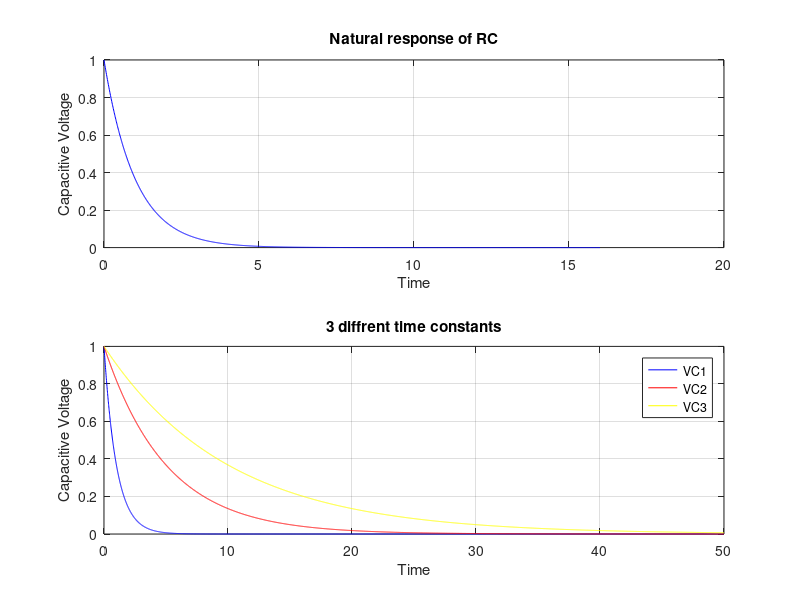
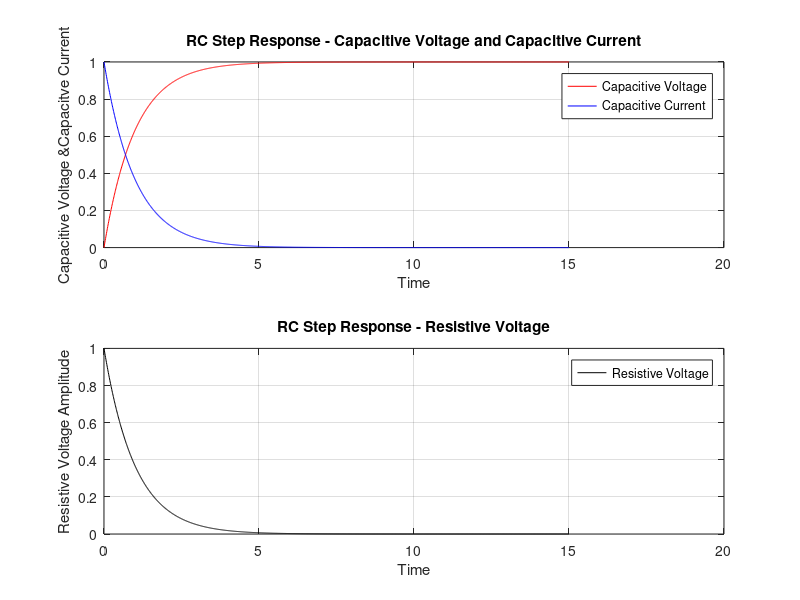
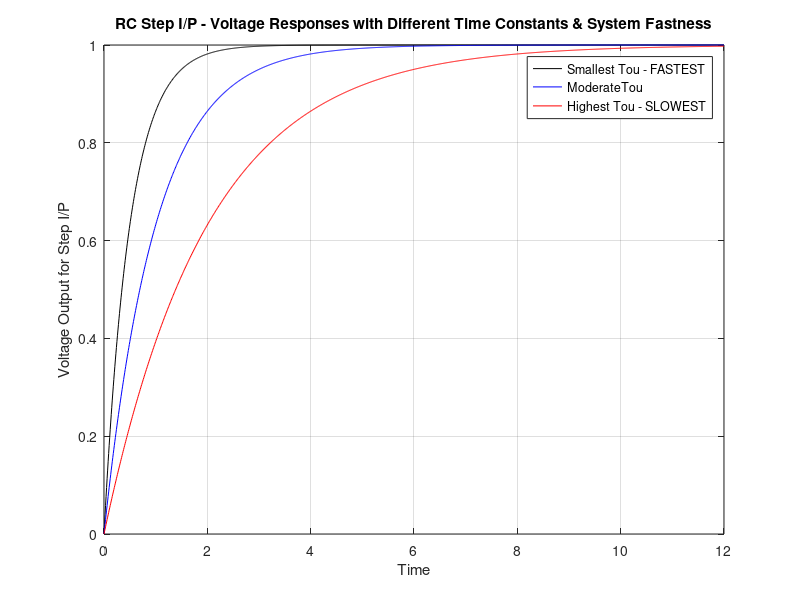
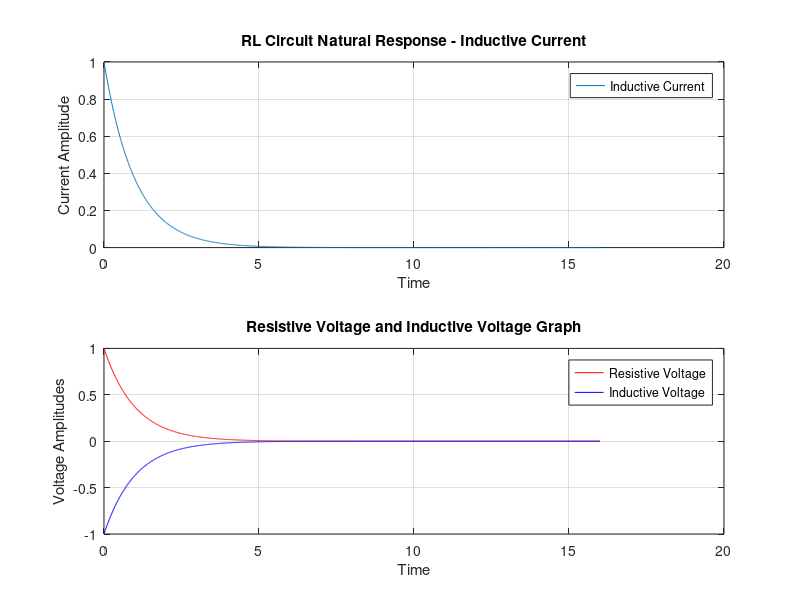

Source code (MATLAB) for these figures, in order:
%%%%%%%%%Case 1 –Natural Response of RC Circuit

t=0:0.01:16;
R=1;C=1;Tou=R*C;
V0=1;
VC=V0.*exp(-t/Tou);
IR=VC/R;iC=-IR;

subplot(2,1,1);
plot(t,VC,'b');
title('Natural response of RC');
xlabel('Time');
ylabel('Capacitive Voltage');
grid on;

subplot(2,1,2);
plot(t,IR,'g',t,iC,'r');
title('Natural response of RC');
xlabel('Time');
ylabel('current');
legend('Resistive current','Capacitive current');
grid on;


%%%%%%%%Natural Response RC Circuits for 3 different Time Constants
close all;clc;
t=0:0.01:50;
C=1;
V0=1;
R1=1;
Tou1=R1*C;
R2=5;
Tou2=R2*C;
R3=10;
Tou3=R3*C;

VC1=V0.*exp(-t/Tou1);
VC2=V0.*exp(-t/Tou2);
VC3=V0.*exp(-t/Tou3);

plot(t,VC1,'b',t,VC2,'r',t,VC3,'y');
title('3 diffrent time constants');
xlabel('Time');
ylabel('Capacitive Voltage');
legend('VC1','VC2','VC3');
grid on;



%%%%%%%%%Case 2 –Step Response of RC Circuit
figure;
t=(0:0.01:15); V0=0; C=1; R=1; Tou=R*C; Vs=1;
vC=Vs+((V0-Vs)*exp(-t/Tou));
iR=Vs/R*exp(-t/Tou);
subplot(211); plot(t,vC,'red', t, iR,'blue'); grid on;
xlabel('Time');ylabel('Capacitive Voltage &Capacitve Current');
title ('RC Step Response - Capacitive Voltage and Capacitive Current')
legend ('Capacitive Voltage','Capacitive Current')
vR=R*iR;
subplot(212); plot(t,vR,'black'); grid on;
xlabel('Time');ylabel('Resistive Voltage Amplitude');
title ('RC Step Response - Resistive Voltage')
legend ('Resistive Voltage')

figure;
%%%%%%%%RC Step Responses with Different Time Constants
t=(0:0.01:12); V0=0; Vs=1;
C=1; Ra=0.5; Rb=1; Rc=2;
TA=Ra*C; vA=Vs+((V0-Vs)*exp(-t/TA));
TB=Rb*C; vB=Vs+((V0-Vs)*exp(-t/TB));
TC=Rc*C; vC=Vs+((V0-Vs)*exp(-t/TC));
plot(t,vA,'black', t,vB,'blue',t,vC,'red');
legend('Smallest Tou - FASTEST','ModerateTou', 'Highest Tou - SLOWEST');
xlabel('Time');ylabel('Voltage Output for Step I/P');
title('RC Step I/P - Voltage Responses with Different Time Constants & System Fastness');
grid on;
%%% iA=I0*exp(-t/TA); iB=I0*exp(-t/TB); iC=I0*exp(-t/TC);

%%%%%%%Case 3- Natural Response of RL Circuit
figure;
t=(0:0.01:16); I0=1;
L=1; R=1; Tou=L/R;
iL=I0*exp(-t/Tou);
subplot(211); plot(t,iL); grid on;
title ('Inductive Current Graph')
xlabel('Time');ylabel('Current Amplitude');
title('RL Circuit Natural Response - Inductive Current');
legend ('Inductive Current')
vR=I0*R*exp(-t/Tou);
vL=-vR;
subplot(212); plot(t,vR,'red',t,vL,'blue'); grid on;
xlabel('Time');ylabel('Voltage Amplitudes');
title ('Resistive Voltage and Inductive Voltage Graph')
legend ('Resistive Voltage', 'Inductive Voltage')

%%%%%%% Natural Response for RL Circuit with Different Time Constants
figure;
t=(0:0.01:7); I0=1; L=1;
R1=1; Tou1=L/R1; i1=I0*exp(-t/Tou1); % Tou1 = 1
R2=2; Tou2=L/R2; i2=I0*exp(-t/Tou2); % Tou2 = 0.5
R3=5; Tou3=L/R3; i3=I0*exp(-t/Tou3); % Tou3 = 0.2
plot(t,i1,'black', t,i2,'blue',t,i3,'red');
legend ('Highest Tou - SLOWEST','ModerateTou', 'Smallest Tou - FASTEST')
xlabel('Time');ylabel('RL Circuit Natural Response Current Amplitudes');
title('RL Circuit Natural Responses with Different Time Constants & SystemFastness');
grid on;

%%%%%%%Case 4-Step Response of RL Circuit
figure;
t=(0:0.01:15); I0=0; L=1; R=1; Tou=L/R; Vs=1;
iL=Vs/R+((I0-(Vs/R))*exp(-t/Tou));
vL=Vs*exp(-t/Tou);
subplot(211); plot(t,iL,'red', t, vL,'blue');
legend ('Inductive Current','Inductive Voltage'); grid on;
xlabel('Time');ylabel('Inductive Current and Inducitve Voltage');
title ('Inductive Current and Inductive Voltage Graphs - RL Step Response')
vR=iL*R;
subplot(212); plot(t,vR,'black');
legend ('Resistive Voltage'); grid on;
xlabel('Time');ylabel('Resistive Voltage Amplitude');
title ('RL Step Response - Resistive Voltage Response');


% % RL Step Responses with Different Time Constants
t=(0:0.01:12)'; I0=0; Vs=1;
L=1; RA=0.5; RB=1; RC=2;
TA=L/RA; iA=Vs/RA+((I0-Vs/RA)*exp(-t/TA));
TB=L/RB; iB=Vs/RB+((I0-Vs/RB)*exp(-t/TB));
TC=L/RC; iC=Vs/RC+((I0-Vs/RC)*exp(-t/TC));
plot(t,iA,'black', t,iB,'blue',t,iC,'red');
legend ('Highest Tou - SLOWEST','ModerateTou', 'Smallest Tou - FASTEST')
xlabel('Time'); ylabel('RL Step Response Current Amplitudes');
title('RL Step Responses with Different Time Constants & System Fastness');
grid on;
